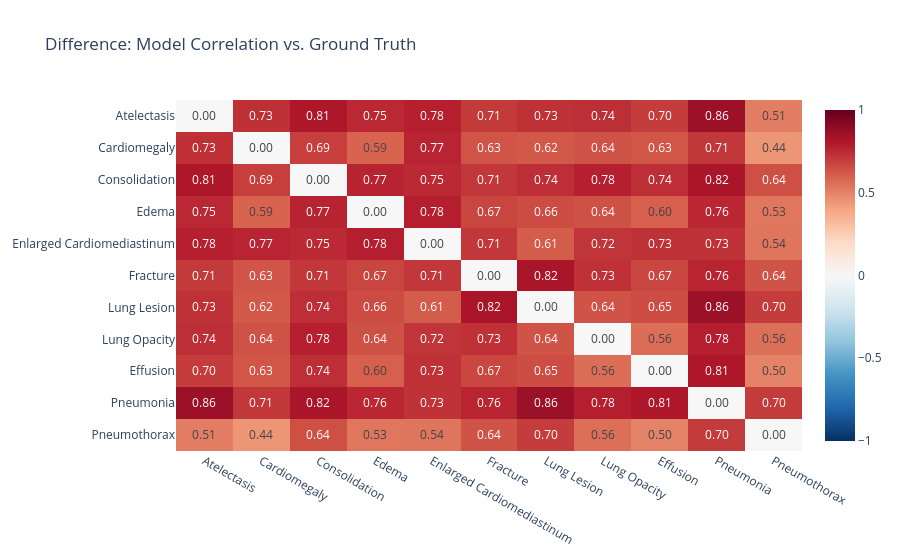

The notebook cell this image was saved under:
### Markdown cell above
### Compute difference correlations and show in heatmap

### Code cell
correlation_difference = (
    correlation_matrix - correlation_matrix_ground_truth
)

fig = px.imshow(
    correlation_difference,
    x=pathology_names,
    y=pathology_names,
    text_auto=".2f",
    color_continuous_scale="RdBu_r",
    zmin=-1,
    zmax=1,
    aspect="auto",
    title="Difference: Model Correlation vs. Ground Truth"
)

fig.show()

### Figure 1 — Plotly figure (JSON) as saved in the notebook; plotly's stock layout.template omitted (floating-point values rounded to 4 significant figures)
{"data": [{"coloraxis": "coloraxis", "hovertemplate": "x: %{x}<br>y: %{y}<br>color: %{z}<extra></extra>", "name": "0", "texttemplate": "%{z:.2f}", "type": "heatmap", "x": ["Atelectasis", "Cardiomegaly", "Consolidation", "Edema", "Enlarged Cardiomediastinum", "Fracture", "Lung Lesion", "Lung Opacity", "Effusion", "Pneumonia", "Pneumothorax"], "xaxis": "x", "y": ["Atelectasis", "Cardiomegaly", "Consolidation", "Edema", "Enlarged Cardiomediastinum", "Fracture", "Lung Lesion", "Lung Opacity", "Effusion", "Pneumonia", "Pneumothorax"], "yaxis": "y", "z": [[0.0, 0.7331, 0.8115, 0.7549, 0.7805, 0.7056, 0.7308, 0.7368, 0.7012, 0.8564, 0.5117], [0.7331, 0.0, 0.6913, 0.5886, 0.7665, 0.6342, 0.6225, 0.6382, 0.6268, 0.7107, 0.4437], [0.8115, 0.6913, 0.0, 0.7697, 0.7492, 0.7098, 0.7382, 0.7793, 0.7376, 0.8223, 0.6443], [0.7549, 0.5886, 0.7697, 0.0, 0.7828, 0.6736, 0.6557, 0.6425, 0.6015, 0.7581, 0.5349], [0.7805, 0.7665, 0.7492, 0.7828, 0.0, 0.7146, 0.6118, 0.7203, 0.7308, 0.726, 0.5401], [0.7056, 0.6342, 0.7098, 0.6736, 0.7146, 0.0, 0.822, 0.7301, 0.6725, 0.7643, 0.6357], [0.7308, 0.6225, 0.7382, 0.6557, 0.6118, 0.822, 0.0, 0.6363, 0.6522, 0.8609, 0.6974], [0.7368, 0.6382, 0.7793, 0.6425, 0.7203, 0.7301, 0.6363, 0.0, 0.5604, 0.7834, 0.5573], [0.7012, 0.6268, 0.7376, 0.6015, 0.7308, 0.6725, 0.6522, 0.5604, 0.0, 0.8102, 0.4984], [0.8564, 0.7107, 0.8223, 0.7581, 0.726, 0.7643, 0.8609, 0.7834, 0.8102, 0.0, 0.7023], [0.5117, 0.4437, 0.6443, 0.5349, 0.5401, 0.6357, 0.6974, 0.5573, 0.4984, 0.7023, 0.0]]}], "layout": {"coloraxis": {"cmax": 1, "cmin": -1, "colorscale": [[0, "rgb(5,48,97)"], [0.1, "rgb(33,102,172)"], [0.2, "rgb(67,147,195)"], [0.3, "rgb(146,197,222)"], [0.4, "rgb(209,229,240)"], [0.5, "rgb(247,247,247)"], [0.6, "rgb(253,219,199)"], [0.7, "rgb(244,165,130)"], [0.8, "rgb(214,96,77)"], [0.9, "rgb(178,24,43)"], [1, "rgb(103,0,31)"]]}, "title": {"text": "Difference: Model Correlation vs. Ground Truth"}, "xaxis": {"anchor": "y", "domain": [0, 1]}, "yaxis": {"anchor": "x", "autorange": "reversed", "domain": [0, 1]}}}
